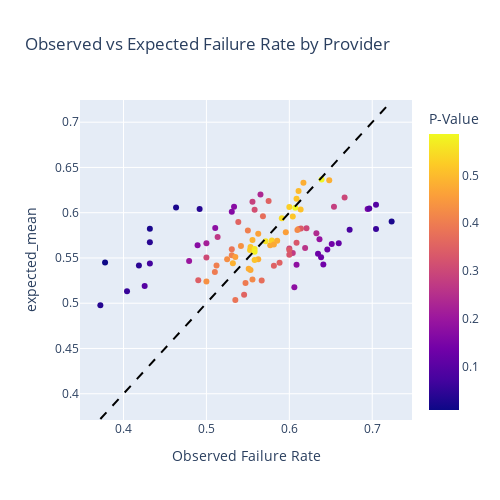

The notebook cell saved with this chart:
### Code cell
fig = px.scatter(empirical_null_covariate_test, 
    x="observed_failure_rate", 
    y="expected_mean", 
    color="p_value", 
    title="Observed vs Expected Failure Rate by Provider",
    labels={"observed_failure_rate": "Observed Failure Rate", "p_value": "P-Value"}
)

# Add identity line (y = x)
min_val = min(empirical_null_covariate_test["observed_failure_rate"].min(), empirical_null_covariate_test["expected_mean"].min())
max_val = max(empirical_null_covariate_test["observed_failure_rate"].max(), empirical_null_covariate_test["expected_mean"].max())
fig.add_shape(type="line", x0=min_val, y0=min_val, x1=max_val, y1=max_val, line=dict(color="black", dash="dash"))
fig.update_layout(height=500, width=500)
fig.show()

fig_path = os.path.join(output_dir, "expectedxobservedfailure_notbootstrapped.png")
pio.write_image(fig, fig_path)
